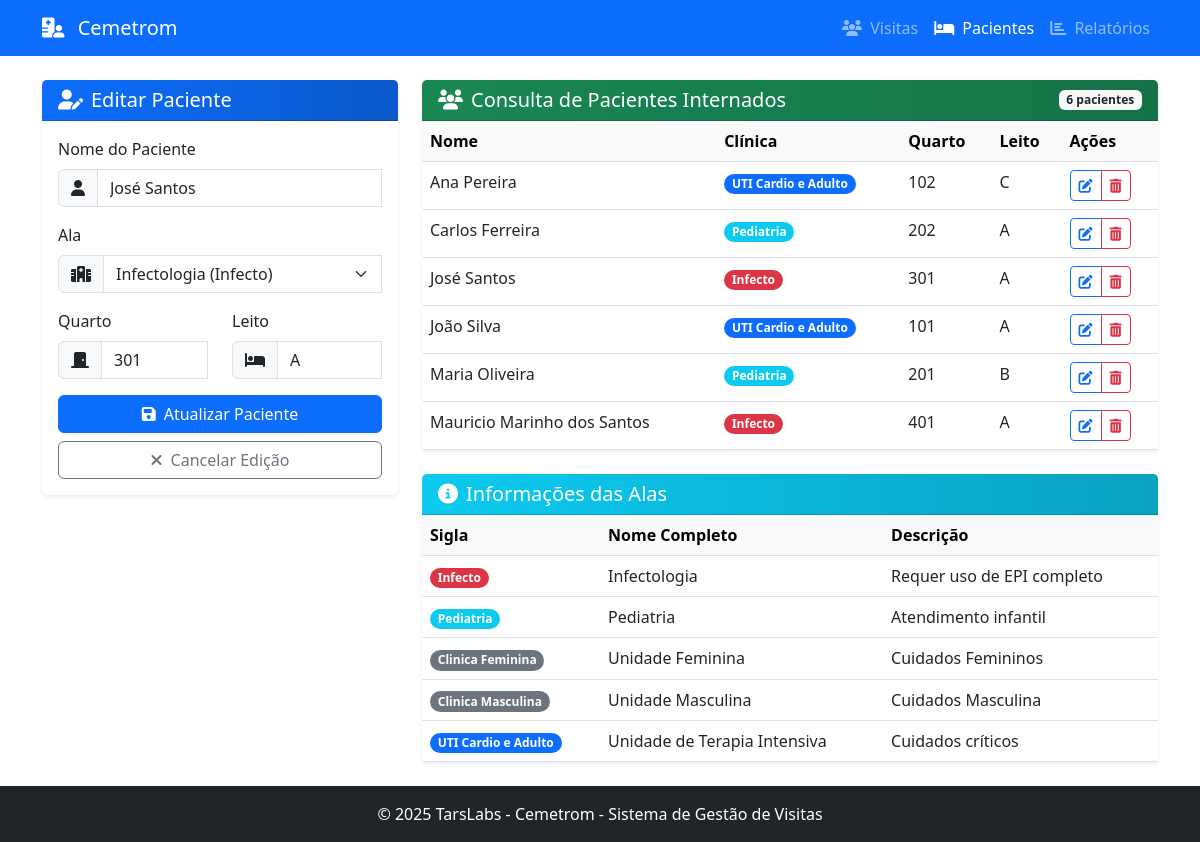
Screenshot of /pacientes?edit=3 with the database file from the repository.
### tables this page shows
CREATE TABLE pacientes (
            id INTEGER PRIMARY KEY AUTOINCREMENT,
            nome TEXT NOT NULL,
            ala_id TEXT NOT NULL,
            quarto TEXT NOT NULL,
            leito TEXT NOT NULL,
            ativo INTEGER DEFAULT 1,
            created_at TIMESTAMP DEFAULT CURRENT_TIMESTAMP,
            updated_at TIMESTAMP DEFAULT CURRENT_TIMESTAMP,
            FOREIGN KEY (ala_id) REFERENCES alas (sigla)
        );

CREATE TABLE alas (
            id INTEGER PRIMARY KEY AUTOINCREMENT,
            sigla TEXT UNIQUE NOT NULL,
            nome TEXT NOT NULL,
            descricao TEXT,
            created_at TIMESTAMP DEFAULT CURRENT_TIMESTAMP,
            updated_at TIMESTAMP DEFAULT CURRENT_TIMESTAMP
        );

### app.py (the view, shortened to what this page needs)
@app.route('/pacientes', methods=['GET', 'POST'])
def form_pacientes():
    pacientes = get_pacientes()
    alas = get_alas()
    patient_id = request.args.get('edit')
    paciente_edit = None
    if patient_id:
        paciente_edit = get_paciente_by_id(patient_id)
    return render_template('form_pacientes.html',
                          pacientes=pacientes,
                          alas=alas,
                          paciente_edit=paciente_edit)

### src/database.py (called while the page is built)
def get_db():
    if 'db' not in g:
        g.db = sqlite3.connect(
            current_app.config['DATABASE'],
            detect_types=sqlite3.PARSE_DECLTYPES
        )
        g.db.row_factory = sqlite3.Row
    return g.db

### src/pacientes.py (called while the page is built)
def get_pacientes(only_active=True):
    db = get_db()
    query = """
        SELECT p.*, a.nome as ala_nome, a.descricao as ala_descricao
        FROM pacientes p
        JOIN alas a ON p.ala_id = a.sigla
    """
    params = []
    if only_active:
        query += " WHERE p.ativo = 1"
    query += " ORDER BY p.nome"
    cursor = db.execute(query, params)
    pacientes = []
    for row in cursor.fetchall():
        pacientes.append(dict(row))
    return pacientes

def get_paciente_by_id(paciente_id):
    db = get_db()
    cursor = db.execute(
        """
        SELECT p.*, a.nome as ala_nome, a.descricao as ala_descricao
        FROM pacientes p
        JOIN alas a ON p.ala_id = a.sigla
        WHERE p.id = ?
        """,
        (paciente_id,)
    )
    paciente = cursor.fetchone()
    if paciente:
        return dict(paciente)
    return None

def get_alas():
    db = get_db()
    cursor = db.execute(
        """
        SELECT * FROM alas
        ORDER BY nome
        """
    )
    alas = []
    for row in cursor.fetchall():
        alas.append(dict(row))
    return alas

### templates/form_pacientes.html (shortened to what this page needs)
{% extends 'base.html' %}
{% block content %}
<div class="row">
    <div class="col-md-4 mb-4">
        <div class="card border-0 shadow-sm">
            <div class="card-header bg-gradient-primary text-white">
                <h5 class="mb-0">
                    {% if paciente_edit %}
                        <i class="fas fa-user-edit me-2"></i>Editar Paciente
                    {% else %}
                        <i class="fas fa-user-plus me-2"></i>Novo Paciente
                    {% endif %}
                </h5>
            </div>
            <div class="card-body">
                <form action="{{ url_for('form_pacientes') }}" method="post" class="needs-validation" novalidate>
                    <div class="mb-3">
                        <label for="name" class="form-label">Nome do Paciente</label>
                        <div class="input-group">
                            <span class="input-group-text"><i class="fas fa-user"></i></span>
                            <input type="text" class="form-control" id="name" name="name" value="{{ paciente_edit.nome if paciente_edit else '' }}" required>
                        </div>
                    </div>
                    <div class="mb-3">
                        <label for="ward" class="form-label">Ala</label>
                        <div class="input-group">
                            <span class="input-group-text"><i class="fas fa-hospital-alt"></i></span>
                            <select class="form-select" id="ward" name="ward" required>
                                {% for ala in alas %}
                                    <option value="{{ ala.sigla }}" {% if paciente_edit and paciente_edit.ala_id == ala.sigla %}selected{% endif %}>
                                        {{ ala.nome }} ({{ ala.sigla }})
                                    </option>
                                {% endfor %}
                            </select>
                        </div>
                    </div>
                    <div class="row">
                        <div class="col-md-6 mb-3">
                            <label for="room" class="form-label">Quarto</label>
                            <div class="input-group">
                                <span class="input-group-text"><i class="fas fa-door-closed"></i></span>
                                <input type="text" class="form-control" id="room" name="room" value="{{ paciente_edit.quarto if paciente_edit else '' }}" required>
                            </div>
                        </div>
                        <div class="col-md-6 mb-3">
                            <label for="bed" class="form-label">Leito</label>
                            <div class="input-group">
                                <span class="input-group-text"><i class="fas fa-bed"></i></span>
                                <input type="text" class="form-control" id="bed" name="bed" value="{{ paciente_edit.leito if paciente_edit else '' }}" required>
                            </div>
                        </div>
                    </div>
                    <div class="d-grid gap-2">
                        <button type="submit" class="btn btn-primary">
                            {% if paciente_edit %}
                                <i class="fas fa-save me-2"></i>Atualizar Paciente
                            {% else %}
                                <i class="fas fa-save me-2"></i>Cadastrar Paciente
                            {% endif %}
                        </button>
                        {% if paciente_edit %}
                            <a href="{{ url_for('form_pacientes') }}" class="btn btn-outline-secondary">
                                <i class="fas fa-times me-2"></i>Cancelar Edição
                            </a>
                        {% endif %}
                    </div>
                </form>
            </div>
        </div>
    </div>
    <div class="col-md-8">
        <div class="card border-0 shadow-sm">
            <div class="card-header bg-gradient-success text-white d-flex justify-content-between align-items-center">
                <h5 class="mb-0"><i class="fas fa-users me-2"></i>Consulta de Pacientes Internados</h5>
                <span class="badge bg-light text-dark">{{ pacientes|length }} pacientes</span>
            </div>
            <div class="card-body p-0">
                {% if pacientes %}
                    <div class="table-responsive">
                        <table class="table table-hover mb-0">
                            <thead class="table-light">
                                <tr>
                                    <th>Nome</th>
                                    <th>Clínica</th>
                                    <th>Quarto</th>
                                    <th>Leito</th>
                                    <th>Ações</th>
                                </tr>
                            </thead>
                            <tbody>
                                {% for paciente in pacientes %}
                                    <tr>
                                        <td>{{ paciente.nome }}</td>
                                        <td>
                                            <span class="badge rounded-pill
                                        {% if paciente.ala_id == 'Infecto' %}bg-danger{% endif %}
                                        {% if paciente.ala_id == 'Pediatria' %}bg-info{% endif %}
                                        {% if paciente.ala_id == 'UTI Cardio e Adulto' %}bg-primary{% endif %}
                                    ">
                                        {{ paciente.ala_id }}
                                    </span>
                                        </td>
                                        <td>{{ paciente.quarto }}</td>
                                        <td>{{ paciente.leito }}</td>
                                        <td>
                                            <div class="btn-group btn-group-sm">
                                                <a href="{{ url_for('form_pacientes', edit=paciente.id) }}" class="btn btn-outline-primary">
                                                    <i class="fas fa-edit"></i>
                                                </a>
                                                <button type="button" class="btn btn-outline-danger" data-bs-toggle="modal" data-bs-target="#deleteModal{{ paciente.id }}">
                                                    <i class="fas fa-trash-alt"></i>
                                                </button>
                                            </div>
                                        </td>
                                    </tr>
                                {% endfor %}
                            </tbody>
                        </table>
                    </div>
                {% else %}
                    <div class="alert alert-info m-3">
                        <i class="fas fa-info-circle me-2"></i>
                        Nenhum paciente cadastrado. Use o formulário ao lado para cadastrar um novo paciente.
                    </div>
                {% endif %}
            </div>
        </div>
        <div class="card border-0 shadow-sm mt-4">
            <div class="card-header bg-gradient-info text-white">
                <h5 class="mb-0"><i class="fas fa-info-circle me-2"></i>Informações das Alas</h5>
            </div>
            <div class="card-body p-0">
                <div class="table-responsive">
                    <table class="table table-hover mb-0">
                        <thead class="table-light">
                            <tr>
                                <th>Sigla</th>
                                <th>Nome Completo</th>
                                <th>Descrição</th>
                            </tr>
                        </thead>
                        <tbody>
                            {% for ala in alas %}
                                <tr>
                                    <td>
                                        <span class="badge rounded-pill
                                            {% if ala.sigla == 'Infecto' %}bg-danger{% endif %}
                                            {% if ala.sigla == 'Pediatria' %}bg-info{% endif %}
                                            {% if ala.sigla == 'UTI Cardio e Adulto' %}bg-primary{% endif %}
                                            {% if ala.sigla == 'Clinica Feminina' %}bg-secondary{% endif %}
                                            {% if ala.sigla == 'Clinica Masculina' %}bg-secondary{% endif %}
                                        ">
                                            {{ ala.sigla }}
                                        </span>
                                    </td>
                                    <td>{{ ala.nome }}</td>
                                    <td>{{ ala.descricao }}</td>
                                </tr>
                            {% endfor %}
                        </tbody>
                    </table>
                </div>
            </div>
        </div>
    </div>
</div>
{% endblock %}

### templates/base.html (style rules this page uses)
.bg-gradient-primary { background: linear-gradient(to right, #0d6efd, #0a58ca); }
.bg-gradient-success { background: linear-gradient(to right, #198754, #157347); }
.bg-gradient-info { background: linear-gradient(to right, #0dcaf0, #0aa2c0); }
body { min-height: 100vh; display: flex; flex-direction: column; }

### rows the page displays
pacientes: name "José Santos", ward "Infectologia (Infecto)", room "301", bed "A", nome "José Santos", ala_id "Infecto", quarto "301", leito "A"
pacientes: nome "Ana Pereira", ala_id "UTI Cardio e Adulto", quarto "102", leito "C"
pacientes: nome "Carlos Ferreira", ala_id "Pediatria", quarto "202", leito "A"
pacientes: nome "João Silva", ala_id "UTI Cardio e Adulto", quarto "101", leito "A"
pacientes: nome "Maria Oliveira", ala_id "Pediatria", quarto "201", leito "B"
pacientes: nome "Mauricio Marinho dos Santos", ala_id "Infecto", quarto "401", leito "A"
alas: sigla "Infecto", nome "Infectologia", descricao "Requer uso de EPI completo"
alas: sigla "Pediatria", nome "Pediatria", descricao "Atendimento infantil"
alas: sigla "Clinica Feminina", nome "Unidade Feminina", descricao "Cuidados Femininos"
alas: sigla "Clinica Masculina", nome "Unidade Masculina", descricao "Cuidados Masculina"
alas: sigla "UTI Cardio e Adulto", nome "Unidade de Terapia Intensiva", descricao "Cuidados críticos"

### other values shown
{{ pacientes|length }} "6"
